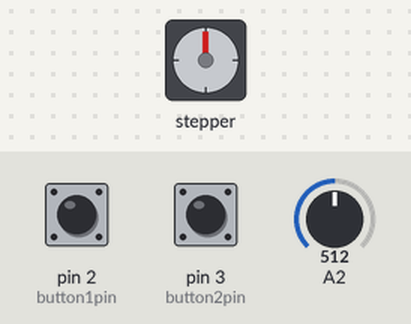
Recording of a sketch running on a simulated Arduino Uno, built with avr-gcc and run on an emulated ATmega328P. Parts: stepper motor. Wiring (inferred from the names in the program): stepper motor (2048 steps per turn assumed): coils pin 9, pin 11, pin 10, pin 12. The inputs (shaded band) are chosen by the test bench; at power-on: pin 3 (button2pin) HIGH, pin 2 (button1pin) HIGH, A2 = 512. What the sketch prints to the serial monitor is not drawn.

Above: at 1.2 s.
1.3 s: pin 3 (button2pin) pulled LOW for 1 s
At 1.6 s:
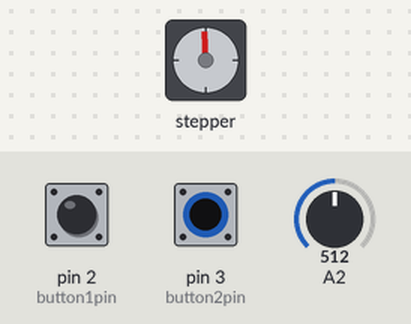
4.3 s: pin 3 (button2pin) pulled LOW for 3.2 s
At 7.9 s:
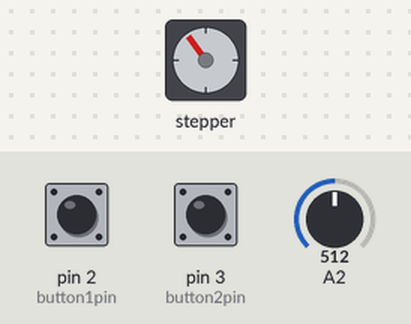
9.0 s: pin 3 (button2pin) pulled LOW for 1 s
At 9.27 s:
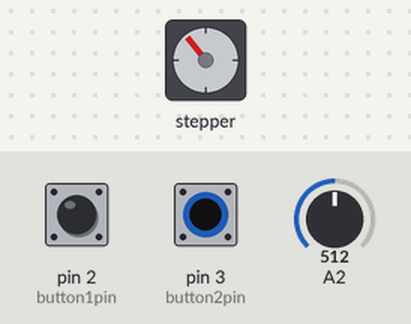
12.0 s: pin 3 (button2pin) pulled LOW for 3.2 s
At 16.3 s:
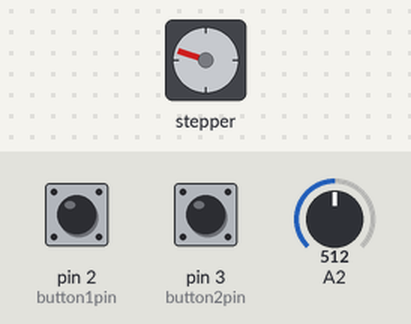
16.7 s: pin 3 (button2pin) pulled LOW for 1 s
At 16.94 s:
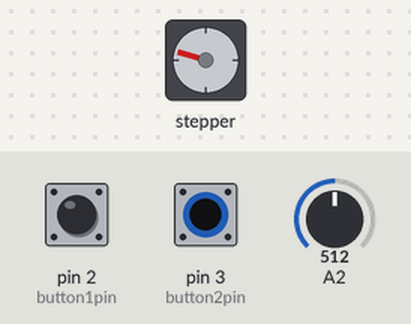
19.7 s: pin 2 (button1pin) pulled LOW for 0.15 s
At 20.1 s:
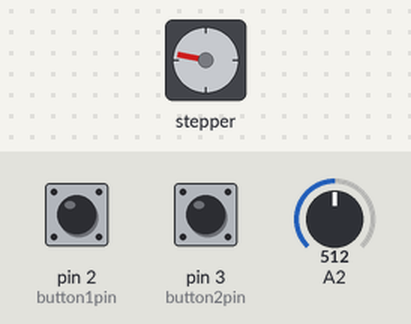
Timing chart, 0 to 22.3 s (numbered marks = the images above; inputs shaded):
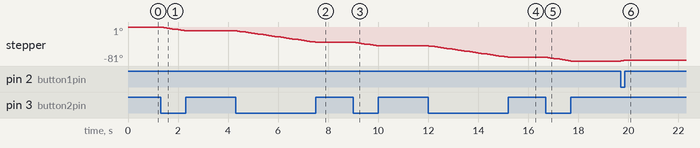

The sketch:

stepper_external.ino
```cpp
// (licence header left out)
int knob = 0;

int button1pin = 2;
int button2pin = 3;
boolean button1 = false;
boolean button2 = false;

int pinArray[] = {9,11,10,12};
int pinIndex = 0;
int pulseTime = 10;//ms
int x = 512;

void setup() {
  Serial.begin(115200);
  pinMode(button1pin,INPUT);
  pinMode(button2pin,INPUT);
  pinMode(pinArray[0],OUTPUT);
  pinMode(pinArray[1],OUTPUT);
  pinMode(pinArray[2],OUTPUT);
  pinMode(pinArray[3],OUTPUT);
  digitalWrite(pinArray[0],LOW);
  digitalWrite(pinArray[1],LOW);
  digitalWrite(pinArray[2],LOW);
  digitalWrite(pinArray[3],LOW);
  knob = analogRead(A2);

}

void loop() {
  knob = analogRead(A2);
  button1 = digitalRead(button1pin);
  button2 = digitalRead(button2pin);

  if(!button1 && button2){
    x += 1;
    digitalWrite(pinArray[x%4],HIGH);
    delay(pulseTime);
    digitalWrite(pinArray[x%4],LOW);
    delay(pulseTime);
    Serial.println("button1");
  }
  if(!button2 && button1){
    x -=1;
    digitalWrite(pinArray[x%4],HIGH);
    delay(pulseTime);
    digitalWrite(pinArray[x%4],LOW);
    delay(pulseTime);
    Serial.println("button2");
  }
  if(button2 && button1){

  }
  if(!button2 && !button1){

  }


  Serial.println(x);

  //Serial.print(",");
  //Serial.println(x);
  //delay(20);

}
```

Measured:
- after the input at 4.3 s, stepper: turns 28° counter-clockwise in 3.1 s, starting after 0.06 s
- after the input at 12.0 s, stepper: turns 28° counter-clockwise in 3.1 s, starting at once
- after the input at 19.7 s, stepper: goes -80° 0.10 s, then -79°, starting at once
